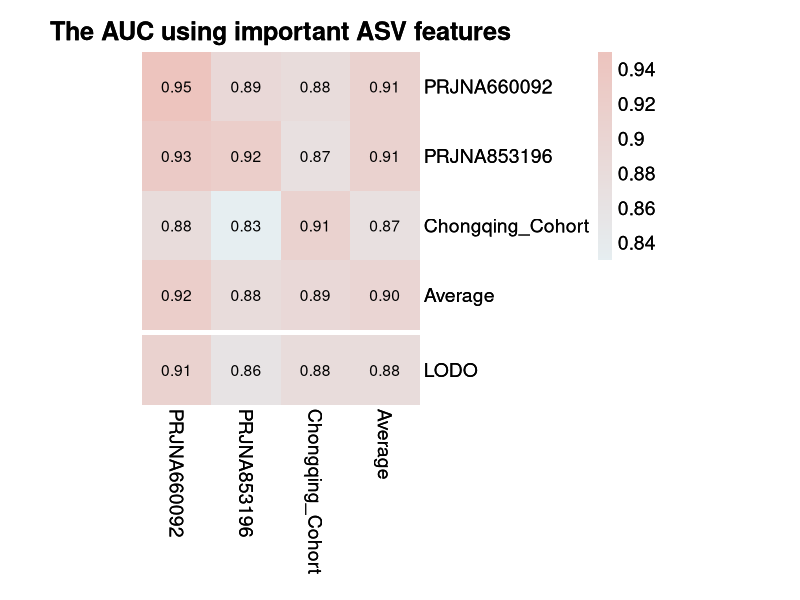

Generate this figure with R:
# ##############################################################################
#
##  Figure 6B AUC plot using important ASV features
#
# ##############################################################################

# Packages
if (!require("pheatmap")) install.packages("pheatmap")


## import data
plot_df <- read.table("./data/Figure6b.txt")
p6b <- pheatmap(plot_df,display_numbers = TRUE,cluster_rows = FALSE,cluster_cols = FALSE,color = colorRampPalette(c("#e6eef1", "#edc4be"))(100),
              fontsize = 14, number_color = "black", cellwidth=50, cellheight = 50, border_color = NA,gaps_row = 4,
              main = "The AUC using important ASV features")

p6b

# ##############################################################################
